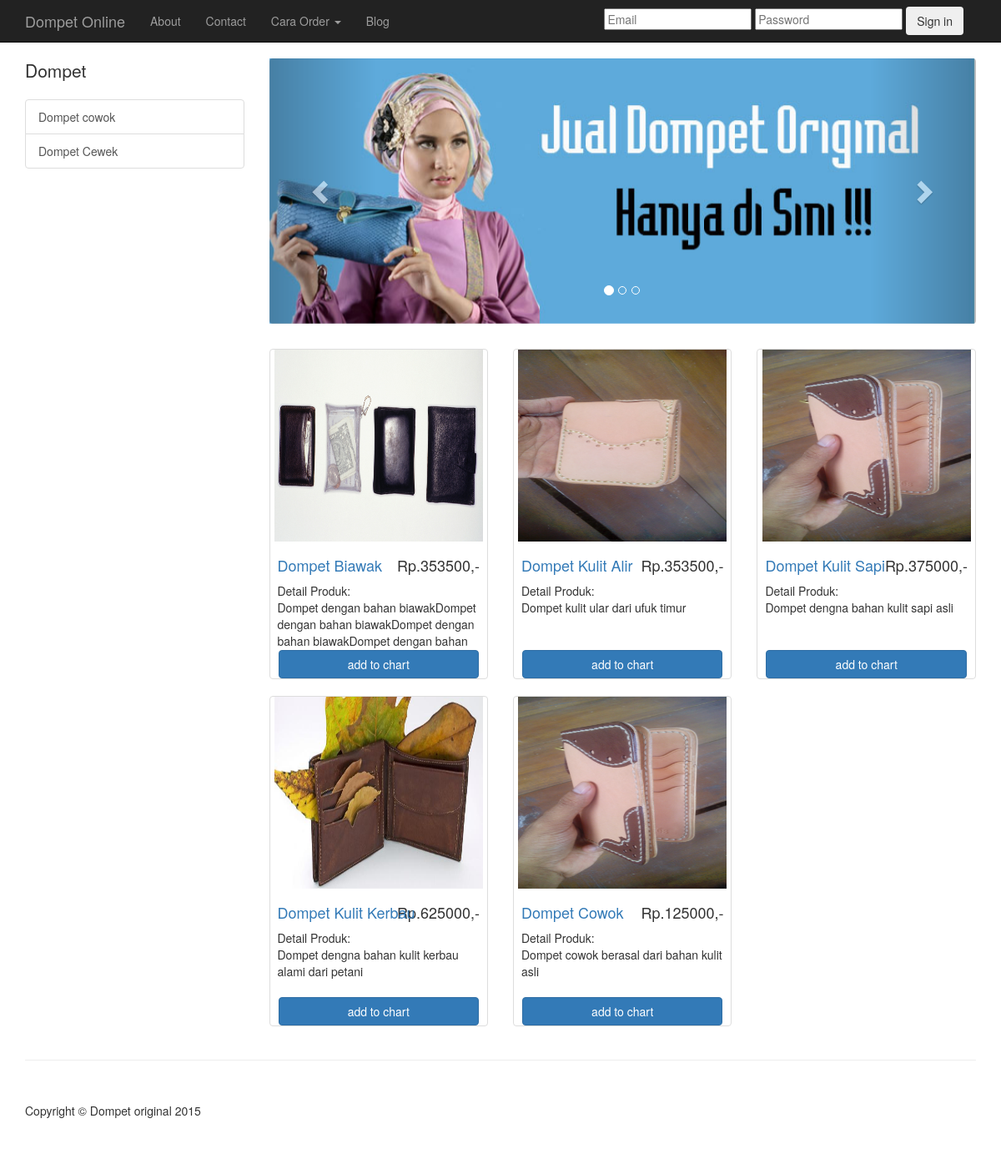
The page /dompet_cowok.php on the database its author committed.
### tables this page shows
CREATE TABLE IF NOT EXISTS `barang` (
  `kd_produk` int(11) NOT NULL AUTO_INCREMENT,
  `kd_kategori` varchar(20) NOT NULL,
  `nm_produk` varchar(40) NOT NULL,
  `input_date` datetime NOT NULL,
  `hrg_beli` int(11) NOT NULL,
  `laba` int(11) NOT NULL,
  `hrg_jual` int(11) NOT NULL,
  `gambar` varchar(100) NOT NULL,
  `deskripsi` text NOT NULL,
  PRIMARY KEY (`kd_produk`)
);

### dompet_cowok.php (the view, shortened to what this page needs)
<?php
include 'header.php';
?>
    <div class="container">
        <div class="row">
            <div class="col-md-3">
                <p class="lead">Dompet</p>
                <div class="list-group">
                    <a href="dompet_cowok.php" class="list-group-item">Dompet cowok</a>
                    <a href="dompet_cewek.php" class="list-group-item">Dompet Cewek</a>
                    </div>
            </div>
            <div class="col-md-9">
                <div class="row carousel-holder">
                    <div class="col-md-12">
                        <div id="carousel-example-generic" class="carousel slide" data-ride="carousel">
                            <ol class="carousel-indicators">
                                <li data-target="#carousel-example-generic" data-slide-to="0" class="active"></li>
                                <li data-target="#carousel-example-generic" data-slide-to="1"></li>
                                <li data-target="#carousel-example-generic" data-slide-to="2"></li>
                            </ol>
                            <div class="carousel-inner">
                                <div class="item active">
                                    <img class="slide-image" src="image/Bg11.jpg" alt="">
                                </div>
                            </div>
                            <a class="left carousel-control" href="#carousel-example-generic" data-slide="prev">
                                <span class="glyphicon glyphicon-chevron-left"></span>
                            </a>
                            <a class="right carousel-control" href="#carousel-example-generic" data-slide="next">
                                <span class="glyphicon glyphicon-chevron-right"></span>
                            </a>
                        </div>
                    </div>
                </div>
                <div class="row">
                    <?php
                            $query="SELECT * from barang WHERE kd_kategori='dompet cowok' order by input_date desc";
                            $result=mysql_query($query) or die(mysql_error());
                            while($rows=mysql_fetch_array($result)){
                            ?>
                    <div class="col-sm-4 col-lg-4 col-md-4">
                        <div class="thumbnail">
                            <img src="admin/<?php echo $rows['gambar'];?>" width="20px" height="250px" />
                            <div class="caption">
                                <h4 class="pull-right">Rp.<?php echo $rows['hrg_jual'];?>,-</h4>
                                <h4><a href="detail_produk.php?id=<?php echo $rows['kd_produk'];?>"><?php echo $rows['nm_produk'];?></a></h4>
                                Detail Produk:<?php echo $rows['deskripsi'];?>                            </div>
                            <div class="ratings">
                                    <button class = "btn btn-mini btn-block btn-primary" type="button">add to chart</button>
                        </div>
                        </div>
                    </div>
                     <?php
                    }?>
                        </div>
                    </div>
                </div>
            </div>
        </body>
<?php
include 'footer.php';
?>

### css/shop-homepage.css (style rules this page uses)
body { padding-top: 70px; }
.slide-image { width: 100%; }
.carousel-holder { margin-bottom: 30px; }
.carousel-control, .item { border-radius: 4px; }
.caption { height: 130px; overflow: hidden; }
.caption h4 { white-space: nowrap; }
.thumbnail img { width: 250px; height: 230px; }
.ratings { padding-right: 10px; padding-left: 10px; color: #d17581; }
.thumbnail { padding: 0; }

### rows shown on the page
barang: gambar (picture), hrg_jual "353500", nm_produk "Dompet Biawak", deskripsi "Dompet dengan bahan biawakDompet dengan bahan biawakDompet dengan bahan biawakDompet dengan bahan…"
barang: gambar (picture), hrg_jual "353500", nm_produk "Dompet Kulit Alir", deskripsi "Dompet kulit ular dari ufuk timur"
barang: gambar (picture), hrg_jual "375000", nm_produk "Dompet Kulit Sapi", deskripsi "Dompet dengna bahan kulit sapi asli"
barang: gambar (picture), hrg_jual "625000", nm_produk "Dompet Kulit Kerbau", deskripsi "Dompet dengna bahan kulit kerbau alami dari petani"
barang: gambar (picture), hrg_jual "125000", nm_produk "Dompet Cowok", deskripsi "Dompet cowok berasal dari bahan kulit asli"
